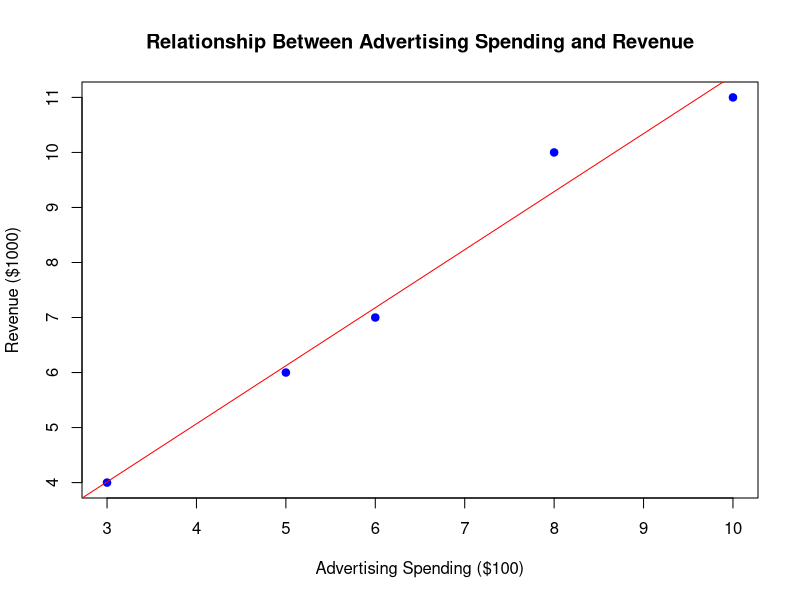

This chart was generated by the following R code:
# Project Title: Analyzing the Impact of Advertising on Bakery Revenue Using Correlation and Covariance

# Problem Statement:
# A bakery owner wants to understand how spending on social media advertising influences monthly revenue.
# The goal is to compute the correlation coefficient and covariance between advertising spending and revenue
# to determine the strength and direction of their relationship. This insight will help the bakery make
# informed decisions about future advertising investments.

# Data: Advertising spending (in $100) and Revenue (in $1000) for 5 months
ads <- c(3, 5, 6, 8, 10)       # Advertising spending (x)
revenue <- c(4, 6, 7, 10, 11)  # Revenue (y)

# Step 1: Calculate Means
mean_ads <- mean(ads)
mean_revenue <- mean(revenue)

# Step 2: Calculate Correlation Coefficient (r)
numerator <- sum((ads - mean_ads) * (revenue - mean_revenue))
denominator <- sqrt(sum((ads - mean_ads)^2) * sum((revenue - mean_revenue)^2))
correlation_coefficient <- numerator / denominator

# Step 3: Calculate Covariance
covariance <- numerator / length(ads)

# Step 4: Display Results
cat("Correlation Coefficient (r):", correlation_coefficient, "\n")
cat("Covariance:", covariance, "\n")

# Step 5: Interpretation
if (correlation_coefficient > 0.8) {
  cat("Strong positive correlation: Advertising spending significantly influences revenue.\n")
} else if (correlation_coefficient > 0.5) {
  cat("Moderate positive correlation: Advertising spending has a notable influence on revenue.\n")
} else {
  cat("Weak correlation: Advertising spending may not have a significant influence on revenue.\n")
}

# Visualization (optional but helpful)
plot(ads, revenue, 
     main = "Relationship Between Advertising Spending and Revenue", 
     xlab = "Advertising Spending ($100)", 
     ylab = "Revenue ($1000)", 
     pch = 19, col = "blue")
abline(lm(revenue ~ ads), col = "red") # Add a regression line
